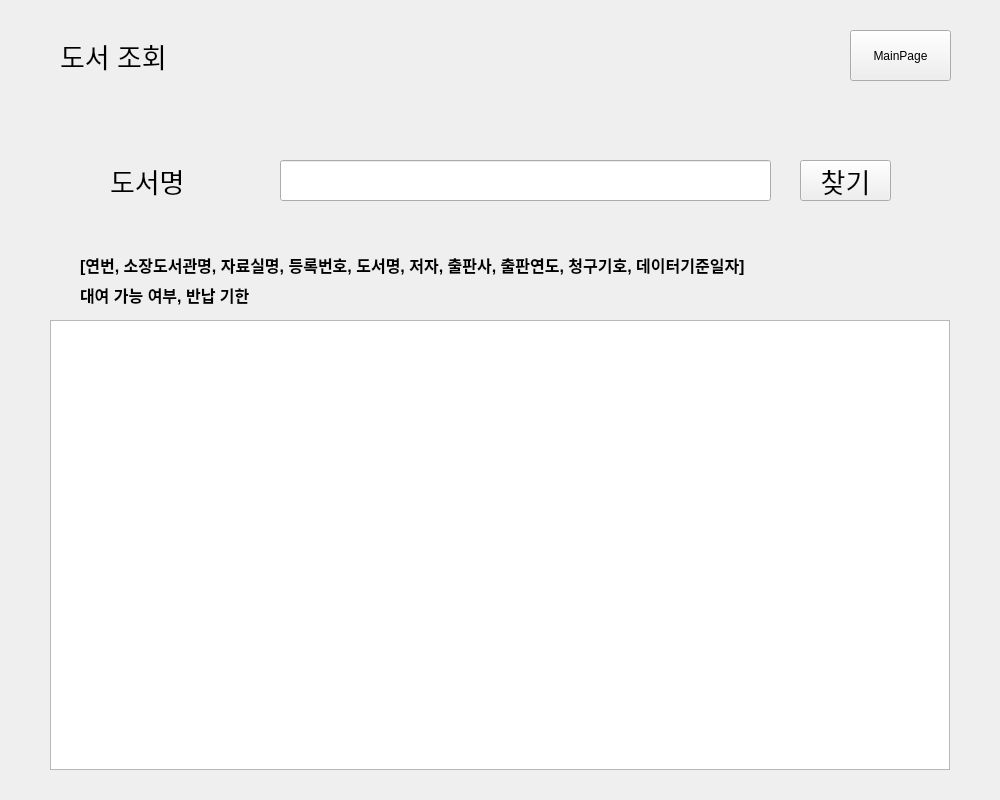
<?xml version="1.0" encoding="UTF-8"?>
<ui version="4.0">
 <class>Form</class>
 <widget class="QWidget" name="Form">
  <property name="geometry">
   <rect>
    <x>0</x>
    <y>0</y>
    <width>1000</width>
    <height>800</height>
   </rect>
  </property>
  <property name="font">
   <font>
    <weight>50</weight>
    <bold>false</bold>
   </font>
  </property>
  <property name="windowTitle">
   <string>Form</string>
  </property>
  <widget class="QLabel" name="label_3">
   <property name="geometry">
    <rect>
     <x>80</x>
     <y>250</y>
     <width>800</width>
     <height>30</height>
    </rect>
   </property>
   <property name="font">
    <font>
     <pointsize>12</pointsize>
     <weight>75</weight>
     <bold>true</bold>
    </font>
   </property>
   <property name="text">
    <string>[연번, 소장도서관명, 자료실명, 등록번호, 도서명, 저자, 출판사, 출판연도, 청구기호, 데이터기준일자]</string>
   </property>
  </widget>
  <widget class="QLineEdit" name="Find">
   <property name="geometry">
    <rect>
     <x>280</x>
     <y>160</y>
     <width>491</width>
     <height>41</height>
    </rect>
   </property>
   <property name="font">
    <font>
     <pointsize>15</pointsize>
    </font>
   </property>
   <property name="text">
    <string/>
   </property>
  </widget>
  <widget class="QPushButton" name="Search">
   <property name="geometry">
    <rect>
     <x>800</x>
     <y>160</y>
     <width>91</width>
     <height>41</height>
    </rect>
   </property>
   <property name="font">
    <font>
     <pointsize>20</pointsize>
    </font>
   </property>
   <property name="text">
    <string>찾기</string>
   </property>
  </widget>
  <widget class="QLabel" name="label">
   <property name="geometry">
    <rect>
     <x>60</x>
     <y>30</y>
     <width>131</width>
     <height>51</height>
    </rect>
   </property>
   <property name="font">
    <font>
     <pointsize>20</pointsize>
    </font>
   </property>
   <property name="text">
    <string>도서 조회</string>
   </property>
  </widget>
  <widget class="QTextBrowser" name="Found">
   <property name="geometry">
    <rect>
     <x>50</x>
     <y>320</y>
     <width>900</width>
     <height>450</height>
    </rect>
   </property>
   <property name="font">
    <font>
     <family>Arial</family>
     <pointsize>12</pointsize>
     <weight>75</weight>
     <bold>true</bold>
    </font>
   </property>
  </widget>
  <widget class="QLabel" name="label_2">
   <property name="geometry">
    <rect>
     <x>110</x>
     <y>160</y>
     <width>131</width>
     <height>41</height>
    </rect>
   </property>
   <property name="font">
    <font>
     <pointsize>20</pointsize>
    </font>
   </property>
   <property name="text">
    <string>도서명</string>
   </property>
  </widget>
  <widget class="QPushButton" name="pushButton">
   <property name="geometry">
    <rect>
     <x>850</x>
     <y>30</y>
     <width>101</width>
     <height>51</height>
    </rect>
   </property>
   <property name="text">
    <string>MainPage</string>
   </property>
  </widget>
  <widget class="QLabel" name="label_4">
   <property name="geometry">
    <rect>
     <x>80</x>
     <y>280</y>
     <width>200</width>
     <height>30</height>
    </rect>
   </property>
   <property name="font">
    <font>
     <pointsize>12</pointsize>
     <weight>75</weight>
     <bold>true</bold>
    </font>
   </property>
   <property name="text">
    <string>대여 가능 여부, 반납 기한</string>
   </property>
  </widget>
 </widget>
 <resources/>
 <connections/>
</ui>
